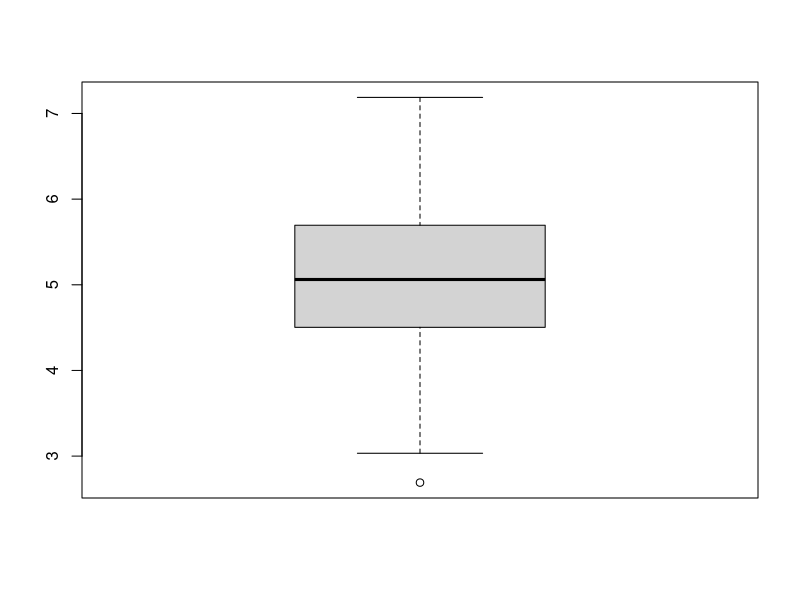
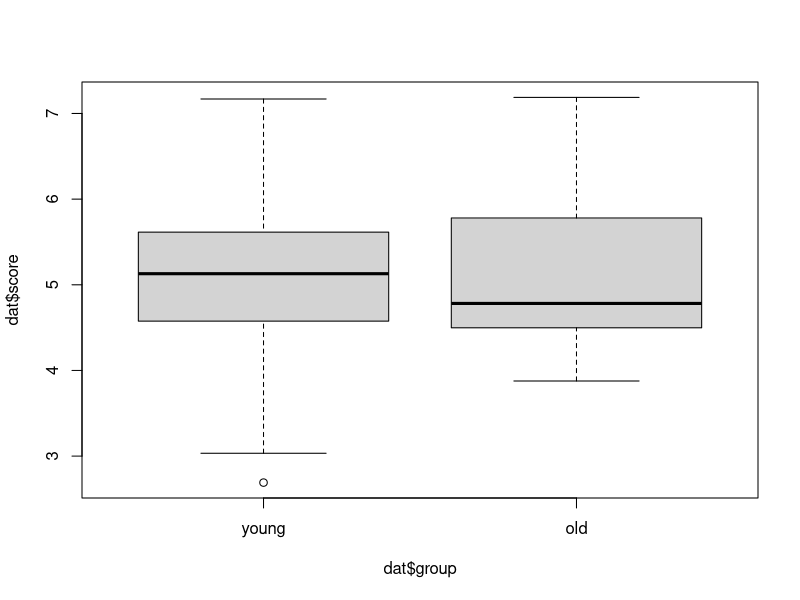

The R source for these figures, in order:
# ==============================================================================
# R-Code - my first R Script
# date of creation: XXX
# authors: XXX
# ==============================================================================
rm(list=ls()) # clean environment
# dev.off() # clean plots


getwd() # points to your current working directory
# sets the directory of location of this script as the current directory
# setwd(dirname(rstudioapi::getSourceEditorContext()$path)) # not needed if you use an R project!


############################################################################
# load packages, data
############################################################################

################
# load packages
################
# if packages are not already installed, the function will install and activate them
usePackage <- function(p) {
  if (!is.element(p, installed.packages()[,1]))
    install.packages(p, dep = TRUE)
  require(p, character.only = TRUE)
}
## Error handling Install packages in R base
# options(repos="https://CRAN.R-project.org")

usePackage("tidyverse")
usePackage("psych")

rm(usePackage)

################
# load packages
################
set.seed(123)
size <- 100
dat <- data.frame(score = rnorm(n = size, mean = 5, sd = 1),
                  group = factor(x = rbinom(n = size, size = 1, prob = .3)),
                  letters = sample(x = letters, size = size, replace = TRUE))
levels(dat$group) <- c("young", "old")

rm(size)

############################################################################
# analyses
############################################################################

################
# check out data structures
################
typeof(dat$score)
class(dat$score)

typeof(dat)
class(dat)


################
# descriptive
################
table(dat$group)

summary(dat$score)
boxplot(dat$score)
psych::describe(x = dat[, c("score")])




################
# inferential
################
boxplot(dat$score ~ dat$group)
t.test(dat$score ~ dat$group)



